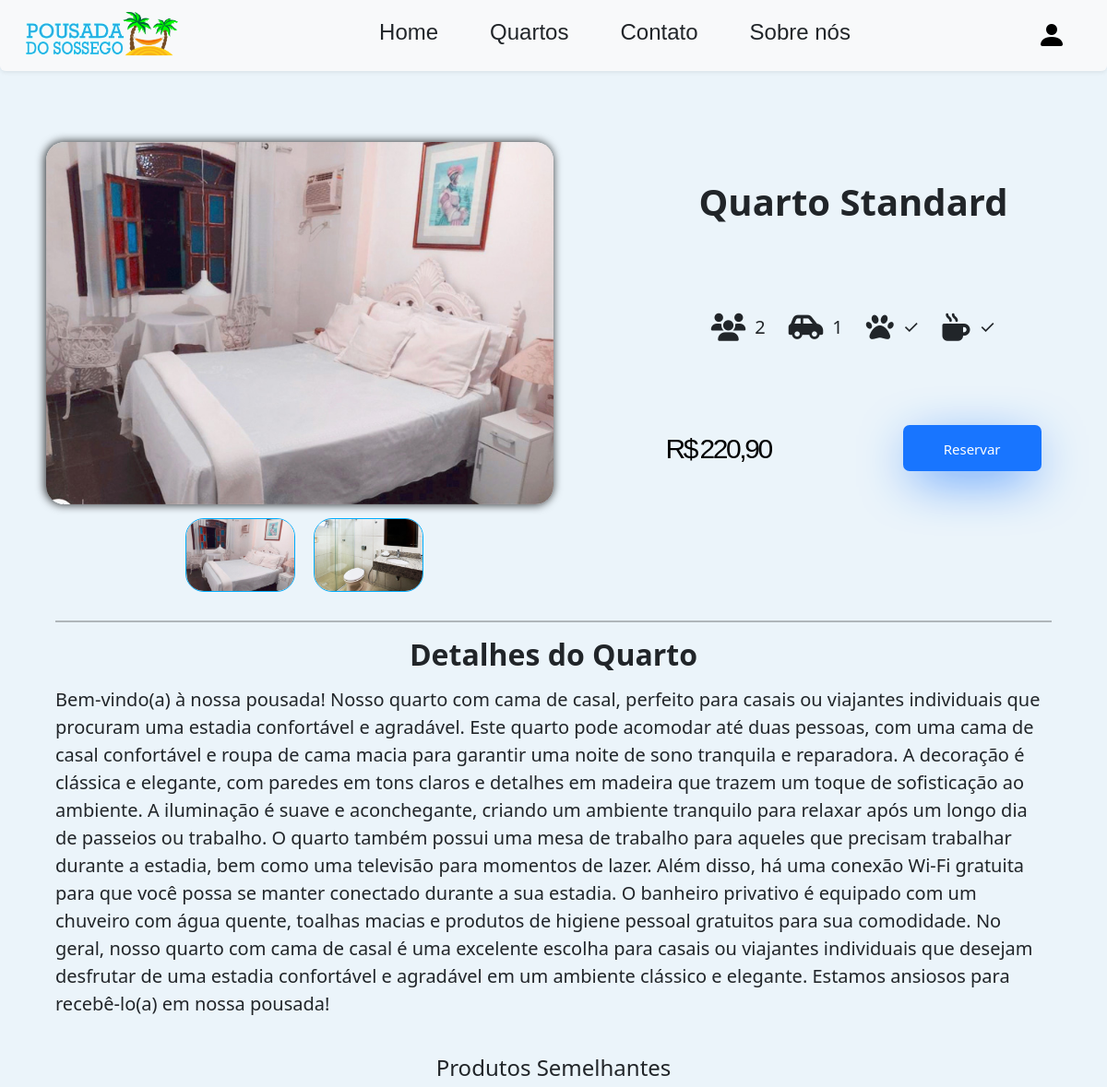
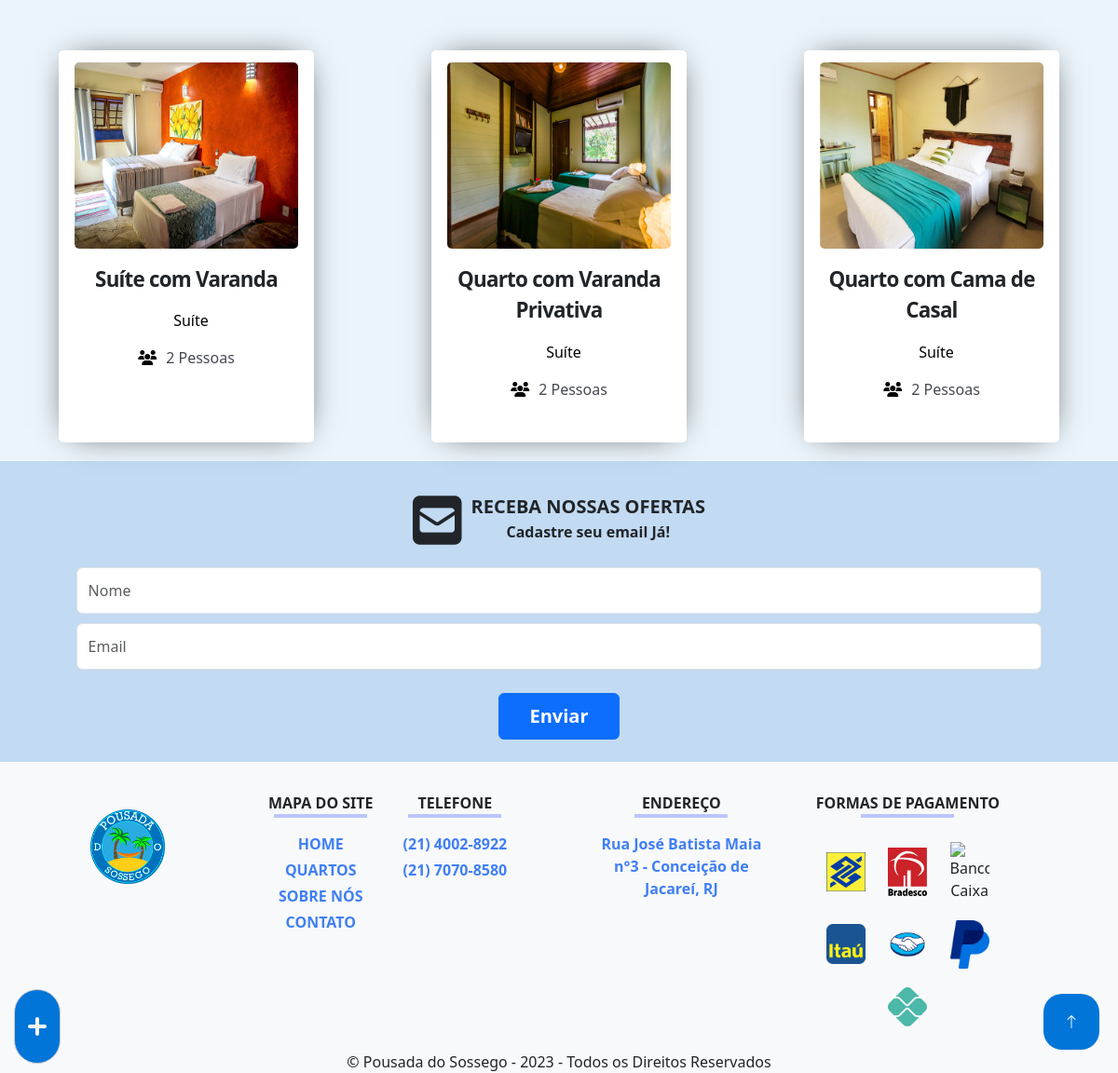
The page /details/index.php?ID=6 (signed in) on the database its author committed (2 pictures, top to bottom).
### tables this page shows
CREATE TABLE IF NOT EXISTS `imagens` (
  `ID` INT(11) NOT NULL AUTO_INCREMENT,
  `IMAGEM_CAMINHO_1` VARCHAR(100) NOT NULL,
  `IMAGEM_CAMINHO_2` VARCHAR(100) NOT NULL,
  `quartos_ID` INT(11) NOT NULL,
  PRIMARY KEY (`ID`),
  INDEX `fk_imagens_quartos_idx` (`quartos_ID` ASC),
  CONSTRAINT `fk_imagens_quartos`
    FOREIGN KEY (`quartos_ID`)
    REFERENCES `quartos` (`ID`)
    ON DELETE NO ACTION
    ON UPDATE NO ACTION);

CREATE TABLE IF NOT EXISTS `quartos` (
  `ID` INT(11) NOT NULL AUTO_INCREMENT,
  `QUARTO` VARCHAR(45) NOT NULL,
  `DESCRICAO` TEXT NOT NULL,
  `PRECO_DIARIA` DOUBLE(6,2) NOT NULL,
  `QTDE_PESSOAS` INT(11) NOT NULL,
  `DESTAQUE` BIT(1) NOT NULL,
  `ARQUIVAR_EM` DATETIME NULL DEFAULT NULL,
  `status_ID` INT(11) NOT NULL,
  `tipos_ID` INT(11) NOT NULL,
  PRIMARY KEY (`ID`),
  INDEX `fk_quartos_status1_idx` (`status_ID` ASC),
  INDEX `fk_quartos_tipos1_idx` (`tipos_ID` ASC),
  CONSTRAINT `fk_quartos_status1`
    FOREIGN KEY (`status_ID`)
    REFERENCES `status` (`ID`)
    ON DELETE NO ACTION
    ON UPDATE NO ACTION,
  CONSTRAINT `fk_quartos_tipos1`
    FOREIGN KEY (`tipos_ID`)
    REFERENCES `tipos` (`ID`)
    ON DELETE NO ACTION
    ON UPDATE NO ACTION);

CREATE TABLE IF NOT EXISTS `tipos` (
  `ID` INT(11) NOT NULL AUTO_INCREMENT,
  `TIPO` VARCHAR(45) NOT NULL,
  PRIMARY KEY (`ID`));

### details/destaqueDetalhe.php (the view, shortened to what this page needs)
<?php
include '../connection/connect.php';
$id = $_GET['ID'];
$lista = $connect->query("SELECT quartos.ID, quartos.QUARTO, quartos.DESCRICAO, quartos.destaque, quartos.QTDE_PESSOAS, MAX(imagens.IMAGEM_CAMINHO_2) AS IMAGEM_CAMINHO, quartos.tipos_ID, tipos.tipo
FROM quartos
INNER JOIN imagens ON quartos.id = imagens.quartos_ID
INNER JOIN tipos ON quartos.tipos_ID = tipos.id
WHERE qtde_PESSOAS LIKE '%" . $linha['QTDE_PESSOAS'] . "%'
AND quartos.ID != " . $id . "
GROUP BY quartos.ID
LIMIT 3;");
$linha = $lista->fetch_assoc();
?>
<!DOCTYPE html>
<html lang="pt_BR">
<head>
</head>
<body>
    <div id="titulo_semelhante" class="text-center" style="margin: 40px auto;">
        <h4>Produtos Semelhantes</h4>
    </div>
    <div class="d-flex justify-content-around flex-wrap">
    <?php do{?>
        <div class="card_detalhe">
            <div class="icon">
                <div><img src="<?php echo $linha['IMAGEM_CAMINHO']?>" alt="" class="img-destaque" style="width: 240px !important; height: 200px !important;"></div>
            </div>
            <strong><?php echo $linha['QUARTO']?></strong>
            <div class="card__body">
            <p style="margin-left: 10px; color: black;"><?php echo $linha['tipo']?></p>
            <p><i class="fa-solid fa-users" style="color: black; margin-right: 10px"></i><?php echo $linha['QTDE_PESSOAS']?> Pessoas</p>
            </div>
        </div>
        <?php }while($linha = $lista->fetch_assoc())?>
    </div>
</body>
</html>

### details/detalhe.php (shortened to what this page needs)
<?php
include '../date/limitarData.php';
$listaIMG = $connect->query("SELECT * FROM imagens WHERE quartos_ID = $id;");
$linhaIMG = $listaIMG->fetch_assoc();
$listaIMGres = $connect->query("SELECT * FROM imagens WHERE quartos_ID = $id;");
?>
<!DOCTYPE html>
<html lang="pt_BR" id="subir">
<head>
</head>
<body style="background-color: #ebf4fa;" ng-app="meuApp" ng-controller="Controlador">
    <main>
        <div id="geral_del" class="flex-sa" style="margin-top: 130px;">
            <span id="img_principal">
                <img src="<?php echo $linha['IMAGEM_CAMINHO_2'] ?>" class="imagem-grande">
            </span>
            <div class="text-detail">
                <p id="titulo" class="text-center"><?php echo $linha['QUARTO']; ?></p>
                <div class="text-center icones_detalhes" style="font-size: 30px; margin-top: 20px; margin-bottom: 20px;">
                    <div class="icones_detalhes text-center" style="margin-right: 25px;">
                        <i class="fa-solid fa-users"></i>
                        <span class="texto_del"><?php echo $linha['QTDE_PESSOAS']; ?></span>
                    </div>
                    <div class="icones_detalhes text-center" style="margin-right: 25px;">
                        <i class="fa-solid fa-car-side"></i>
                        <span class="texto_del">1</span>
                    </div>
                    <div class="icones_detalhes text-center" style="margin-right: 25px;">
                        <i class="fa-solid fa-paw"></i>
                        <span class="texto_del">✓</span>
                    </div>
                    <div class="icones_detalhes text-center">
                        <i class="fa-solid fa-mug-hot"></i>
                        <span class="texto_del">✓</span>
                    </div>
                </div>
                <span style="display: flex;justify-content: space-around; width: 60%; align-items: center;" class="flex-wrap">
                    <p class="preco"> R$&nbsp;<?php echo str_replace('.', ',', $linha['PRECO_DIARIA']); ?></p>
                    <a class="botao_del" style="max-height: 50px;" data-bs-toggle="modal" href="#exampleModalToggle" role="button" style="vertical-align:middle">
                        <span>
                            Reservar
                        </span>
                    </a>
                </span>
            </div>
        </div>
        <div class="flex">
            <div id="sub-normal" class="sub-imgs">
                <?php do { ?>
                    <img src="<?php echo $linhaIMG['IMAGEM_CAMINHO_2'] ?>" class="imagem-pequena">
                <?php } while ($linhaIMG = $listaIMG->fetch_assoc()); ?>
            </div>
        </div>
        <div class="desc_del">
            <hr class="linha_del">
            <h2 class="text-center" style="font-weight: bold; margin-bottom:15px;">
                Detalhes do Quarto
            </h2>
            <p><?php echo $linha['DESCRICAO']; ?></p>
        </div>
    </main>
</body>
</html>

### css/style.css (style rules this page uses)
:root { --cor-backgroud: #f8f9fa; --cor-branca: #fff; --cor-cinza: #f5f5f5; --cor-cinza-escuro: #a0a0a0; --cor-grafite: #666464; --cor-preto: #000; --cor-azul-escuro: #0077ff; --cor-azul-escuro-opc: #0077ff9c; --cor-azul-ant: #6aadfa; --cor-azul-claro-ant: #a7e2fd; --cor-marrom: #AB8863; --cor-marrom-claro: #A1876B; --cor-marrom-mais-claro: #968672; --cor-marrom-menos-azulado: #818481; --cor-marrom-azulado: #6C8290; --cor-marrom-mais-azulado: #577F9E; --cor-azul-claro: #427DAD; --cor-azul: #2d7abb; --cor-azul-bootstrap: #0275D8; }
.flex { display: flex; }
.flex-sa { display: flex; justify-content: space-around; }
#img_principal { width: 50%; display: flex; justify-content: center; margin: 0 50px; }
.imagem-grande { height: 480px; border-radius: 20px; box-shadow: -1px 0px 10px 1px rgba(0,0,0,0.75); }
.icones_detalhes { display: flex; justify-content: center; align-items: center; width: 50%; }
.icones_detalhes i { margin-right: 10px; }
.icones_detalhes .texto_del { font-size: 20px; }
.text-detail { width: 50%; display: flex; flex-direction: column; justify-content: space-around; align-items: center; }
.text-detail p { font-size: 40px; margin: 0; }
#titulo { margin: 0; font-weight: bold; font-size: 40pt; }
.botao_del { display: inline-block; border-radius: 7px; border: none; background: #1875FF; color: white; font-family: inherit; text-align: center; font-size: 15px; box-shadow: 0px 14px 56px -11px #1875FF; width: 10em; padding: 1em; transition: all 0.4s; cursor: pointer; }
.botao_del span { cursor: pointer; display: inline-block; position: relative; transition: 0.4s; }
.botao_del span:after { content: 'agora!'; position: absolute; opacity: 0; top: 0; transition: 0.7s; }
.preco { font-family: "Arial Black", Gadget, sans-serif; font-size: 30px; letter-spacing: -2.4px; word-spacing: -2.4px; color: #000000; font-weight: 400; text-decoration: none solid rgb(68, 68, 68); font-style: normal; font-variant: normal; text-transform: none; }
.linha_del { border: 1px solid black; box-shadow: inset 0 12px 12px -12px rgba(0, 0, 0, 0.5); }
.desc_del { width: 90%; margin: 0 auto; }
.desc_del p { font-size: 20px; }
.sub-imgs { display: flex; justify-content: center; width: 50%; }
.imagem-pequena { width: 120px; height: 100px; cursor: pointer; margin: 15px 10px; border: 1px solid rgb(0, 173, 253); border-radius: 20px; transition: transform 0.3s ease-in-out; }
.img-destaque { width: 330px !important; height: 230px !important; border-radius: 5px; }
#titulo_semelhante { width: 90%; margin: 0 auto; }
.card_detalhe { --bg: #ffffff; --hover-bg: #75a0c8; --hover-text: #fdfcfd; max-width: 30ch; text-align: center; background: var(--bg); padding: 1.5em; padding-block: 0.8em; border-radius: 5px; position: relative; overflow: hidden; transition: .3s cubic-bezier(.6,.4,0,1),transform .15s ease; display: flex; flex-direction: column; align-items: center; gap: 1em; margin: 20px 15px; box-shadow: 0px 0px 35px -15px rgb(5, 0, 5); }
.card__body { color: #464853; line-height: 1.5em; font-size: 1em; }
.card_detalhe > :not(span) { transition: .3s cubic-bezier(.6,.4,0,1); }
.card_detalhe > strong { display: block; font-size: 1.4rem; letter-spacing: -.035em; }
@media screen and (max-width: 1605px) { #titulo { font-size: 40px; } }
@media screen and (max-width: 1605px) { .preco { font-size: 30px !important; } }
@media screen and (max-width: 1400px) { .text-detail span { width: 100% !important; } }
@media screen and (max-width: 1200px) { .imagem-pequena { width: 18%; height: 80px; } }
@media screen and (max-width: 1200px) { .sub-imgs { width: 55%; } }
@media screen and (max-width: 1200px) { .imagem-grande { width: 100% !important; height: 100%; } }

### rows shown on the page
imagens: IMAGEM_CAMINHO_2 (picture)
quartos: QUARTO "Quarto Standard", QTDE_PESSOAS "2", PRECO_DIARIA "220,90", DESCRICAO "Bem-vindo(a) à nossa pousada! Nosso quarto com cama de casal, perfeito para casais ou viajantes individuais que procuram uma estadia confortável e agradável. Este quarto pode acomodar até duas pessoas, com uma cama de casal confortável e roupa de cama macia para garantir uma noite de sono tranquila e reparadora. A decoração é clássica e elegante, com paredes em tons claros e detalhes em madeira que trazem um toque de sofisticação ao ambiente. A iluminação é suave e aconchegante, criando um ambiente tranquilo para relaxar após um longo dia de passeios ou trabalho. O quarto também possui uma mesa de trabalho para aqueles que precisam trabalhar durante a estadia, bem como uma televisão para…"
imagens: IMAGEM_CAMINHO_2 (picture)
quartos: shows a picture, QUARTO "Suíte com Varanda", tipos_ID.TIPO "Suíte", QTDE_PESSOAS "2"
quartos: shows a picture, QUARTO "Quarto com Varanda Privativa", tipos_ID.TIPO "Suíte", QTDE_PESSOAS "2"
quartos: shows a picture, QUARTO "Quarto com Cama de Casal", tipos_ID.TIPO "Suíte", QTDE_PESSOAS "2"
